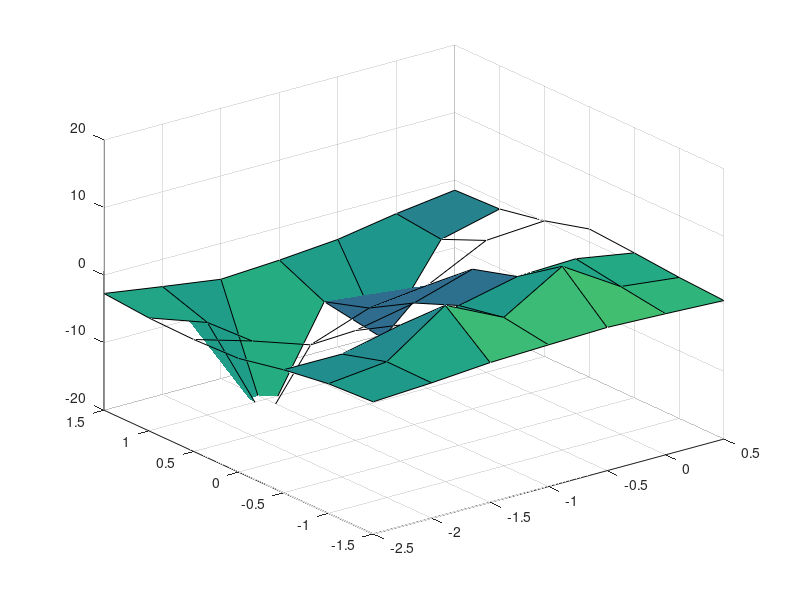

Source code (MATLAB):
clear; clf; hold off;
% 0.048
xa=-2.5:0.5:0.5;
ya=-1.5:0.5:1.5;
k=1.; 
a = sqrt(3) * 1 / 2;
q  = [2, -1,   -2,    1,   -3,    1];
px = [0, -2, -0.5, -0.5, -1.5, -1.5];
py = [0,  0,    a,   -a,    a,   -a];
[x,y]=meshgrid(xa,ya);
z = k*q(1)./sqrt((x - px(1)).^2+(y - py(1)).^2) + ...
    k*q(2)./sqrt((x - px(2)).^2+(y - py(2)).^2) + ...
    k*q(3)./sqrt((x - px(3)).^2+(y - py(3)).^2) + ...
    k*q(4)./sqrt((x - px(4)).^2+(y - py(4)).^2) + ...
    k*q(5)./sqrt((x - px(5)).^2+(y - py(5)).^2) + ...
    k*q(6)./sqrt((x - px(6)).^2+(y - py(6)).^2) ;
surfl(x,y,z);
zlim([-20,20]); 